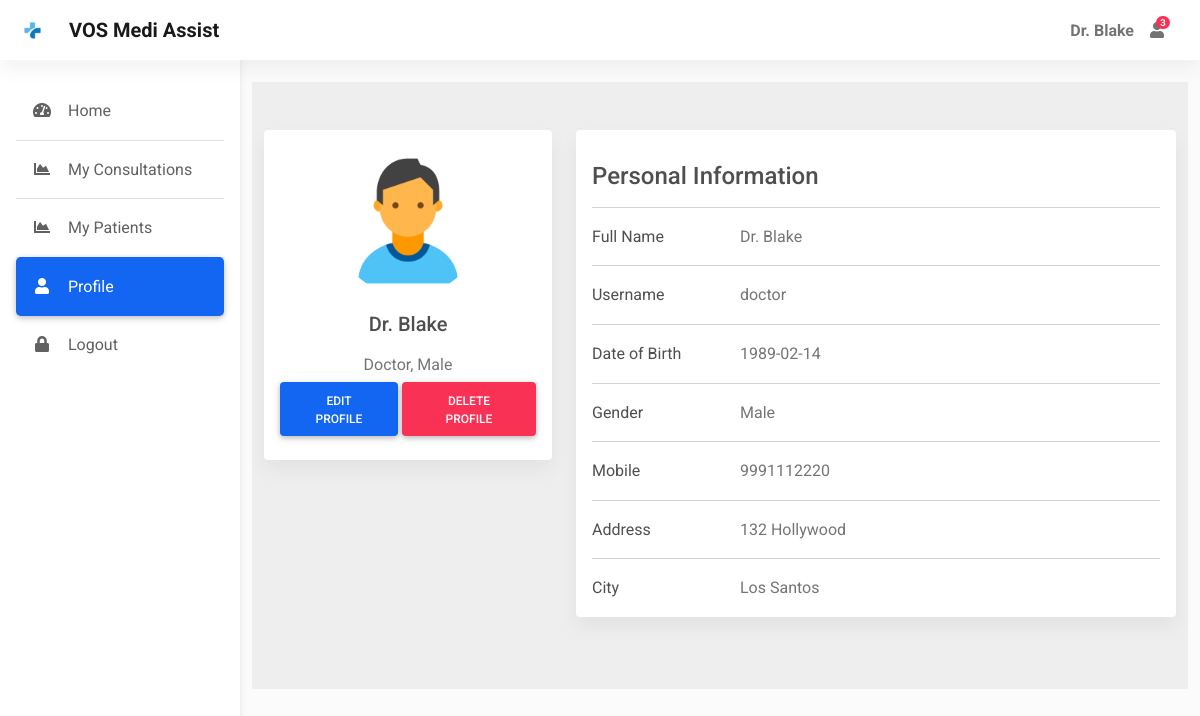
The page /profile (signed in) on the database its author committed.
### app.py (models this page shows)
class User(db.Model, UserMixin):
    id = db.Column(db.Integer, primary_key=True)
    username = db.Column(db.String(50), nullable=False, unique=True)
    password = db.Column(db.String(50), nullable=False)
    name = db.Column(db.String(50), nullable=False)
    address = db.Column(db.String(80))
    city = db.Column(db.String(30))
    dob = db.Column(db.Date, nullable=False)
    gender = db.Column(db.String(10), nullable=False)
    is_doctor = db.Column(db.Boolean, default=False, nullable=False)
    mobile = db.Column(db.Integer)

### app.py (the view)
@app.route("/profile", methods=['GET', 'POST'])
@login_required
def profile():
    return render_template("profile.html")

### app.py (called while the page is built)
@login_manager.user_loader
def load_user(user_id):
    return User.query.get(int(user_id))

@app.context_processor
def inject_datetime():
    return dict(datetime=datetime)

### templates/profile.html (shortened to what this page needs)
{% extends "dashboard.html" %}
{% block main %}
<div class="container pt-4">
      <section style="background-color: #eee;">
        <div class="container py-5">
          <div class="row">
            <div class="col-lg-4">
              <div class="card mb-4">
                <div class="card-body text-center">
                  {% if current_user.gender == 'Male' %}
                    <img src="{{ url_for('static', filename='img/icons/male-icon.jpg') }}" alt="avatar" class="rounded-circle img-fluid" style="width: 150px;">
                  {% else %}
                    <img src="{{ url_for('static', filename='img/icons/female-icon.png') }}" alt="avatar" class="rounded-circle img-fluid" style="width: 150px;">
                  {% endif %}
                  <h5 class="my-3">{{ current_user.name }}</h5>
                  {% if current_user.is_doctor %}
                    <p class="text-muted mb-1">Doctor, {{ current_user.gender }}</p>
                  {% else %}
                    <p class="text-muted mb-1">Patient, {{ current_user.gender }}</p>
                    <p class="text-muted mb-4">{{ current_user.address }}</p>
                  {% endif %}
                  <div class="d-flex justify-content-center mb-2">
                    <a href="{{ url_for('edit_profile') }}" class="btn btn-primary">Edit Profile</a>
                    <a href="{{ url_for('delete_profile') }}" class="btn btn-danger ms-1">Delete Profile</a>
                  </div>
                </div>
              </div>
            </div>
            <div class="col-lg-8">
              <div class="card mb-4">
                <div class="card-body">
                    <h4 class="my-3">Personal Information</h4>
                    <hr>
                    <div class="row">
                        <div class="col-sm-3">
                        <p class="mb-0">Full Name</p>
                        </div>
                        <div class="col-sm-9">
                        <p class="text-muted mb-0">{{ current_user.name }}</p>
                        </div>
                    </div>
                    <hr>
                    <div class="row">
                        <div class="col-sm-3">
                        <p class="mb-0">Username</p>
                        </div>
                        <div class="col-sm-9">
                        <p class="text-muted mb-0">{{ current_user.username }}</p>
                        </div>
                    </div>
                    <hr>
                    <div class="row">
                        <div class="col-sm-3">
                        <p class="mb-0">Date of Birth</p>
                        </div>
                        <div class="col-sm-9">
                        <p class="text-muted mb-0">{{ current_user.dob }}</p>
                        </div>
                    </div>
                    <hr>
                    <div class="row">
                        <div class="col-sm-3">
                        <p class="mb-0">Gender</p>
                        </div>
                        <div class="col-sm-9">
                        <p class="text-muted mb-0">{{ current_user.gender }}</p>
                        </div>
                    </div>
                    <hr>
                    <div class="row">
                        <div class="col-sm-3">
                        <p class="mb-0">Mobile</p>
                        </div>
                        <div class="col-sm-9">
                        <p class="text-muted mb-0">{{ current_user.mobile }}</p>
                        </div>
                    </div>
                    <hr>
                    <div class="row">
                        <div class="col-sm-3">
                        <p class="mb-0">Address</p>
                        </div>
                        <div class="col-sm-9">
                        <p class="text-muted mb-0">{{ current_user.address }}</p>
                        </div>
                    </div>
                    <hr>
                    <div class="row">
                        <div class="col-sm-3">
                        <p class="mb-0">City</p>
                        </div>
                        <div class="col-sm-9">
                        <p class="text-muted mb-0">{{ current_user.city }}</p>
                        </div>
                    </div>
                </div>
              </div>
            </div>
          </div>
        </div>
      </section>
</div>
{% endblock %}

### templates/dashboard.html (shortened to what this page needs)
<!DOCTYPE html>
<html lang="en">
<head>
  <link rel="stylesheet" href="https://use.fontawesome.com/releases/v5.11.2/css/all.css" />
  <link rel="stylesheet" href="{{ url_for('static', filename='css/mdb.min.css') }}" />
  <link rel="stylesheet"  href="{{ url_for('static', filename='css/admin.css') }}"/>
</head>
<body>
  <header>
    <nav id="sidebarMenu" class="collapse d-lg-block sidebar collapse bg-white">
      <div class="position-sticky">
        <div class="list-group list-group-flush mx-3 mt-4">
          <a href="{{ url_for('home') }}" class="list-group-item list-group-item-action py-3 ripple {% if request.endpoint == 'home' %}active{% endif %}" aria-current="true">
            <i class="fas fa-tachometer-alt fa-fw me-3"></i><span>Home</span>
          </a>
          {% if current_user.is_doctor %}
          <a href="{{ url_for('myappointments') }}" class="list-group-item list-group-item-action py-3 ripple {% if request.endpoint == 'myappointments' %}active{% endif %}">
            <i class="fas fa-chart-area fa-fw me-3"></i><span>My Consultations</span>
          </a>
          <a href="{{ url_for('mypatients') }}" class="list-group-item list-group-item-action py-3 ripple {% if request.endpoint == 'mypatients' or request.endpoint == 'viewpatient' %}active{% endif %}">
            <i class="fas fa-chart-area fa-fw me-3"></i><span>My Patients</span>
          </a>
          {% endif %}
          <a href="{{ url_for('profile') }}" class="list-group-item list-group-item-action py-3 ripple {% if request.endpoint == 'profile' %}active{% endif %}"><i
              class="fas fa-user fa-fw me-3"></i><span>Profile</span></a>
          <a href="{{ url_for('logout') }}" class="list-group-item list-group-item-action py-3 ripple">
            <i class="fas fa-lock fa-fw me-3"></i><span>Logout</span>
          </a>
        </div>
      </div>
    </nav>
    <nav id="main-navbar" class="navbar navbar-expand-lg navbar-light bg-white fixed-top">
      <div class="container-fluid">
        <a class="navbar-brand d-flex align-items-center fw-bold" href="/"><img class="d-inline-block me-3" " src="{{ url_for('static', filename='img/icons/logo.png') }}" alt="" />VOS Medi Assist</a>
        <ul class="navbar-nav ms-auto d-flex flex-row">
            <li>
                <a class="nav-link me-3 me-lg-0 d-flex align-items-center fw-bold" href="#">{{ current_user.name }}</a>
            </li>
          <li class="nav-item dropdown">
            <a class="nav-link me-3 me-lg-0 dropdown-toggle hidden-arrow" href="#" id="navbarDropdownMenuLink"
              role="button" data-mdb-toggle="dropdown" aria-expanded="false">
              <i class="fas fa-user"></i>
              <span class="badge rounded-pill badge-notification bg-danger">3</span>
            </a>
          </li>
          <li class="nav-item dropdown">
            <a class="nav-link dropdown-toggle hidden-arrow d-flex align-items-center" href="#"
              id="navbarDropdownMenuLink" role="button" data-mdb-toggle="dropdown" aria-expanded="false">
            </a>
          </li>
        </ul>
      </div>
    </nav>
  </header>
  <main style="margin-top: 58px">
    {% block main %}
    {% endblock %}
  </main>
</body>
</html>

### static/css/admin.css (style rules this page uses)
body { background-color: #fbfbfb; }
@media (min-width: 991.98px) { main { padding-left: 240px; } }
.sidebar { position: fixed; top: 0; bottom: 0; left: 0; padding: 58px 0 0; box-shadow: 0 2px 5px 0 rgb(0 0 0 / 5%), 0 2px 10px 0 rgb(0 0 0 / 5%); width: 240px; z-index: 600; }
.sidebar .active { border-radius: 5px; box-shadow: 0 2px 5px 0 rgb(0 0 0 / 16%), 0 2px 10px 0 rgb(0 0 0 / 12%); }

### rows shown on the page
User: name "Dr. Blake", gender "Male", username "doctor", dob "1989-02-14", mobile "9991112220", address "132 Hollywood", city "Los Santos"
